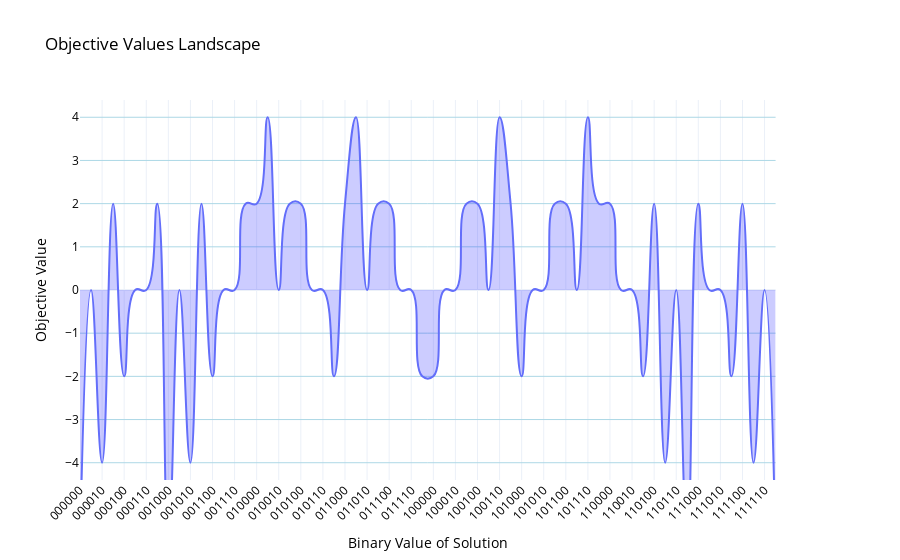

The cell this chart's notebook holds for it:
### Markdown cell above
## Brute-Force Objective Landscape Visualization

Compute the brute-force objective values for every assignment and visualize the resulting landscape.
This plot will later be compared with the simulation data.

### Code cell
brute_force_results = brute_force_max(B, v, first_part="")
plot_results_union_plotly(
    brute_force_results,
    {},
    plot_name="Objective Values Landscape",
    spline_smoothing=1.3
)

### Figure 1 — Plotly figure (JSON) as saved in the notebook; plotly's stock layout.template omitted (floating-point values rounded to 4 significant figures)
{"data": [{"fill": "tozeroy", "fillcolor": "rgba(0, 0, 255, 0.2)", "line": {"shape": "spline", "smoothing": 1.3}, "mode": "lines", "name": "Objective Value", "type": "scatter", "x": ["000000", "000001", "000010", "000011", "000100", "000101", "000110", "000111", "001000", "001001", "001010", "001011", "001100", "001101", "001110", "001111", "010000", "010001", "010010", "010011", "010100", "010101", "010110", "010111", "011000", "011001", "011010", "011011", "011100", "011101", "011110", "011111", "100000", "100001", "100010", "100011", "100100", "100101", "100110", "100111", "101000", "101001", "101010", "101011", "101100", "101101", "101110", "101111", "110000", "110001", "110010", "110011", "110100", "110101", "110110", "110111", "111000", "111001", "111010", "111011", "111100", "111101", "111110", "111111"], "xaxis": "x", "y": [-6, 0, -4, 2, -2, 0, 0, 2, -6, 0, -4, 2, -2, 0, 0, 2, 2, 4, 0, 2, 2, 0, 0, -2, 2, 4, 0, 2, 2, 0, 0, -2, -2, 0, 0, 2, 2, 0, 4, 2, -2, 0, 0, 2, 2, 0, 4, 2, 2, 0, 0, -2, 2, -4, 0, -6, 2, 0, 0, -2, 2, -4, 0, -6], "yaxis": "y"}], "layout": {"font": {"color": "black"}, "legend": {"orientation": "h", "x": 0.5, "xanchor": "center", "y": 1.02, "yanchor": "bottom"}, "title": {"text": "Objective Values Landscape"}, "xaxis": {"anchor": "y", "domain": [0, 0.94], "tickangle": -45, "title": {"text": "Binary Value of Solution"}}, "yaxis": {"anchor": "x", "domain": [0, 1], "dtick": 1, "gridcolor": "lightblue", "range": [-4.4, 4.4], "showgrid": true, "tick0": 0, "title": {"text": "Objective Value"}}, "yaxis2": {"anchor": "x", "overlaying": "y", "side": "right"}}}
